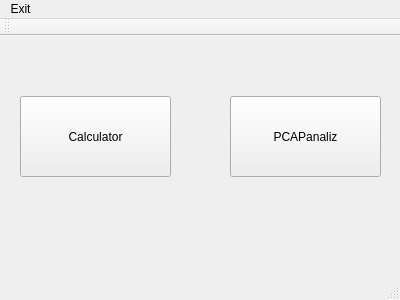
<?xml version="1.0" encoding="UTF-8"?>
<ui version="4.0">
 <class>MainWindow</class>
 <widget class="QMainWindow" name="MainWindow">
  <property name="geometry">
   <rect>
    <x>0</x>
    <y>0</y>
    <width>400</width>
    <height>300</height>
   </rect>
  </property>
  <property name="windowTitle">
   <string>MainWindow</string>
  </property>
  <widget class="QWidget" name="centralWidget">
   <widget class="QPushButton" name="pushButton">
    <property name="geometry">
     <rect>
      <x>20</x>
      <y>60</y>
      <width>151</width>
      <height>81</height>
     </rect>
    </property>
    <property name="text">
     <string>Calculator</string>
    </property>
   </widget>
   <widget class="QPushButton" name="pushButton_2">
    <property name="geometry">
     <rect>
      <x>230</x>
      <y>60</y>
      <width>151</width>
      <height>81</height>
     </rect>
    </property>
    <property name="text">
     <string>PCAPanaliz</string>
    </property>
   </widget>
  </widget>
  <widget class="QMenuBar" name="menuBar">
   <property name="geometry">
    <rect>
     <x>0</x>
     <y>0</y>
     <width>400</width>
     <height>17</height>
    </rect>
   </property>
   <widget class="QMenu" name="menuExit">
    <property name="title">
     <string>Exit</string>
    </property>
    <addaction name="actionExit"/>
   </widget>
   <addaction name="menuExit"/>
  </widget>
  <widget class="QToolBar" name="mainToolBar">
   <attribute name="toolBarArea">
    <enum>TopToolBarArea</enum>
   </attribute>
   <attribute name="toolBarBreak">
    <bool>false</bool>
   </attribute>
  </widget>
  <widget class="QStatusBar" name="statusBar"/>
  <action name="actionExit">
   <property name="text">
    <string>Exit</string>
   </property>
  </action>
 </widget>
 <layoutdefault spacing="6" margin="11"/>
 <resources/>
 <connections>
  <connection>
   <sender>actionExit</sender>
   <signal>triggered()</signal>
   <receiver>MainWindow</receiver>
   <slot>close()</slot>
   <hints>
    <hint type="sourcelabel">
     <x>-1</x>
     <y>-1</y>
    </hint>
    <hint type="destinationlabel">
     <x>199</x>
     <y>149</y>
    </hint>
   </hints>
  </connection>
 </connections>
</ui>
